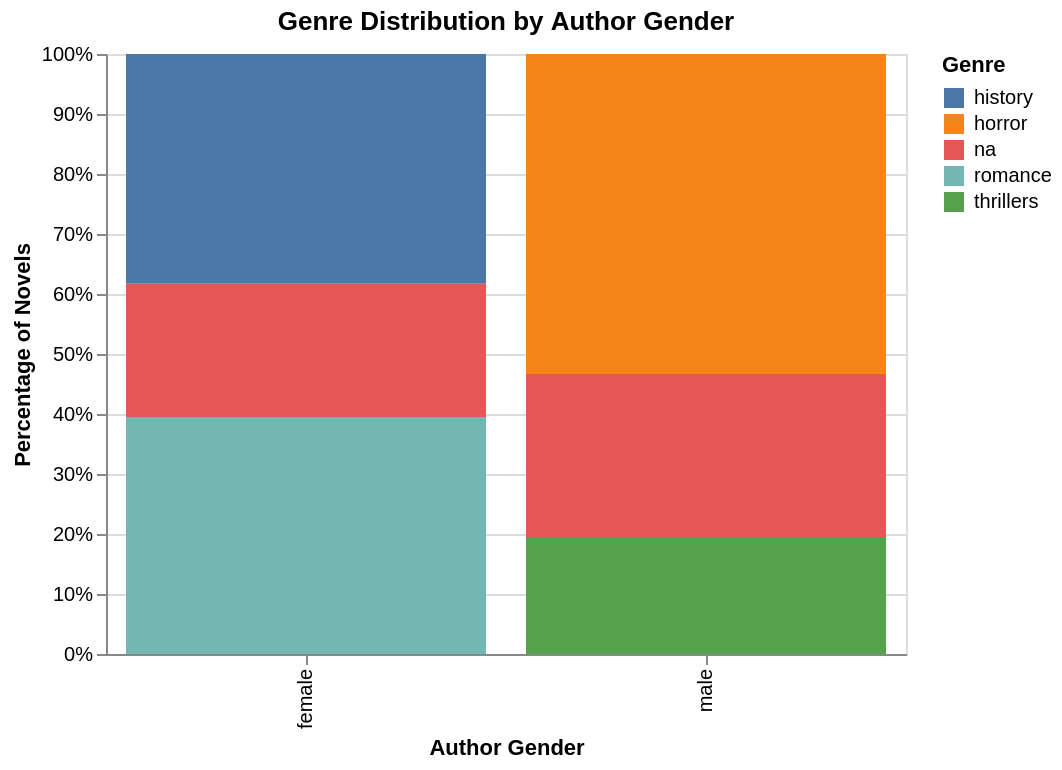

Notebook source saved alongside this figure:
### Markdown cell above
Out of the 231 novels, the majority of the novels are categorized as "na" genre. From my understanding, "na" in this context means the novel does not have a genre listed. For further and reliable analysis of how the genre of the novel may affect its Goodreads ranking, it would be benefitical to get more data on those novels.

### Code cell
alt.Chart(merged_df).mark_bar().encode(
    x=alt.X("author_gender:N", title="Author Gender"),
    y=alt.Y('count():Q', stack='normalize', title='Percentage of Novels'),
    color=alt.Color('genre:N', title="Genre"),
    tooltip=['author_gender', 'genre', 'count()']
).properties(
    width=400,
    height=300,
    title="Genre Distribution by Author Gender"
)

### Figure 1 — Vega-Lite specification as saved in the notebook (floating-point values rounded to 4 significant figures; data arrays with more than 128 entries replaced by an {"elided": "..."} marker saying what was removed)
{"config": {"view": {"continuousWidth": 300, "continuousHeight": 300}}, "data": {"name": "data-96df1c64ad7bdc8d2cb3d3727bb16064"}, "mark": {"type": "bar"}, "encoding": {"color": {"field": "genre", "title": "Genre", "type": "nominal"}, "tooltip": [{"field": "author_gender", "type": "nominal"}, {"field": "genre", "type": "nominal"}, {"aggregate": "count", "type": "quantitative"}], "x": {"field": "author_gender", "title": "Author Gender", "type": "nominal"}, "y": {"aggregate": "count", "stack": "normalize", "title": "Percentage of Novels", "type": "quantitative"}}, "height": 300, "title": "Genre Distribution by Author Gender", "width": 400, "$schema": "https://vega.github.io/schema/vega-lite/v6.1.0.json", "datasets": {"data-96df1c64ad7bdc8d2cb3d3727bb16064": {"elided": "231 records"}}}
